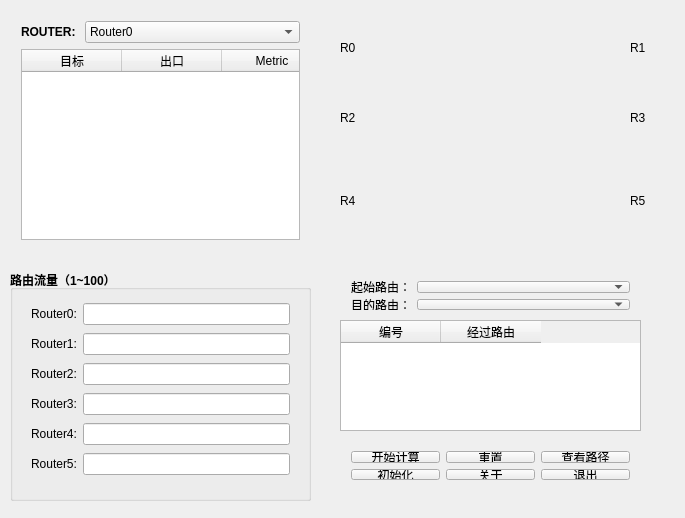
<?xml version="1.0" encoding="UTF-8"?>
<ui version="4.0">
 <class>Widget</class>
 <widget class="QWidget" name="Widget">
  <property name="geometry">
   <rect>
    <x>0</x>
    <y>0</y>
    <width>685</width>
    <height>518</height>
   </rect>
  </property>
  <property name="minimumSize">
   <size>
    <width>685</width>
    <height>518</height>
   </size>
  </property>
  <property name="maximumSize">
   <size>
    <width>685</width>
    <height>518</height>
   </size>
  </property>
  <property name="windowTitle">
   <string>基于流量分析的路由算法模拟</string>
  </property>
  <widget class="QLabel" name="label">
   <property name="geometry">
    <rect>
     <x>350</x>
     <y>20</y>
     <width>301</width>
     <height>211</height>
    </rect>
   </property>
   <property name="text">
    <string/>
   </property>
   <property name="textFormat">
    <enum>Qt::PlainText</enum>
   </property>
   <property name="pixmap">
    <pixmap resource="pic.qrc">:/new/prefix1/RouterGra.gif</pixmap>
   </property>
   <property name="scaledContents">
    <bool>false</bool>
   </property>
   <property name="alignment">
    <set>Qt::AlignCenter</set>
   </property>
  </widget>
  <widget class="QLabel" name="label_2">
   <property name="geometry">
    <rect>
     <x>340</x>
     <y>40</y>
     <width>21</width>
     <height>16</height>
    </rect>
   </property>
   <property name="text">
    <string>R0</string>
   </property>
  </widget>
  <widget class="QLabel" name="label_3">
   <property name="geometry">
    <rect>
     <x>630</x>
     <y>40</y>
     <width>21</width>
     <height>16</height>
    </rect>
   </property>
   <property name="text">
    <string>R1</string>
   </property>
  </widget>
  <widget class="QLabel" name="label_4">
   <property name="geometry">
    <rect>
     <x>340</x>
     <y>110</y>
     <width>16</width>
     <height>16</height>
    </rect>
   </property>
   <property name="text">
    <string>R2</string>
   </property>
  </widget>
  <widget class="QLabel" name="label_5">
   <property name="geometry">
    <rect>
     <x>630</x>
     <y>110</y>
     <width>16</width>
     <height>16</height>
    </rect>
   </property>
   <property name="text">
    <string>R3</string>
   </property>
  </widget>
  <widget class="QLabel" name="label_6">
   <property name="geometry">
    <rect>
     <x>340</x>
     <y>190</y>
     <width>21</width>
     <height>21</height>
    </rect>
   </property>
   <property name="text">
    <string>R4</string>
   </property>
  </widget>
  <widget class="QLabel" name="label_7">
   <property name="geometry">
    <rect>
     <x>630</x>
     <y>190</y>
     <width>21</width>
     <height>21</height>
    </rect>
   </property>
   <property name="text">
    <string>R5</string>
   </property>
  </widget>
  <widget class="QWidget" name="layoutWidget">
   <property name="geometry">
    <rect>
     <x>10</x>
     <y>10</y>
     <width>301</width>
     <height>241</height>
    </rect>
   </property>
   <layout class="QGridLayout" name="gridLayout">
    <item row="0" column="0">
     <widget class="QLabel" name="label_8">
      <property name="sizePolicy">
       <sizepolicy hsizetype="Fixed" vsizetype="Preferred">
        <horstretch>0</horstretch>
        <verstretch>0</verstretch>
       </sizepolicy>
      </property>
      <property name="font">
       <font>
        <family>Arial</family>
        <weight>75</weight>
        <bold>true</bold>
       </font>
      </property>
      <property name="text">
       <string>ROUTER: </string>
      </property>
     </widget>
    </item>
    <item row="0" column="1">
     <widget class="QComboBox" name="comboBox">
      <item>
       <property name="text">
        <string>Router0</string>
       </property>
      </item>
      <item>
       <property name="text">
        <string>Router1</string>
       </property>
      </item>
      <item>
       <property name="text">
        <string>Router2</string>
       </property>
      </item>
      <item>
       <property name="text">
        <string>Router3</string>
       </property>
      </item>
      <item>
       <property name="text">
        <string>Router4</string>
       </property>
      </item>
      <item>
       <property name="text">
        <string>Router5</string>
       </property>
      </item>
     </widget>
    </item>
    <item row="5" column="0" colspan="2">
     <widget class="QTableWidget" name="tableWidget">
      <property name="horizontalScrollBarPolicy">
       <enum>Qt::ScrollBarAlwaysOff</enum>
      </property>
      <attribute name="horizontalHeaderDefaultSectionSize">
       <number>100</number>
      </attribute>
      <column>
       <property name="text">
        <string notr="true">目标</string>
       </property>
       <property name="font">
        <font>
         <kerning>false</kerning>
        </font>
       </property>
       <property name="textAlignment">
        <set>AlignHCenter|AlignVCenter|AlignCenter</set>
       </property>
      </column>
      <column>
       <property name="text">
        <string>出口</string>
       </property>
      </column>
      <column>
       <property name="text">
        <string>Metric</string>
       </property>
      </column>
     </widget>
    </item>
   </layout>
  </widget>
  <widget class="QGroupBox" name="groupBox">
   <property name="geometry">
    <rect>
     <x>10</x>
     <y>270</y>
     <width>301</width>
     <height>231</height>
    </rect>
   </property>
   <property name="font">
    <font>
     <family>Arial</family>
     <weight>75</weight>
     <bold>true</bold>
    </font>
   </property>
   <property name="title">
    <string>路由流量（1~100）</string>
   </property>
   <widget class="QWidget" name="layoutWidget">
    <property name="geometry">
     <rect>
      <x>10</x>
      <y>20</y>
      <width>281</width>
      <height>201</height>
     </rect>
    </property>
    <layout class="QGridLayout" name="gridLayout_2">
     <item row="0" column="0">
      <widget class="QLabel" name="label_9">
       <property name="sizePolicy">
        <sizepolicy hsizetype="Fixed" vsizetype="Preferred">
         <horstretch>0</horstretch>
         <verstretch>0</verstretch>
        </sizepolicy>
       </property>
       <property name="font">
        <font>
         <weight>50</weight>
         <bold>false</bold>
        </font>
       </property>
       <property name="text">
        <string>Router0:</string>
       </property>
      </widget>
     </item>
     <item row="0" column="1">
      <widget class="QLineEdit" name="lineEdit"/>
     </item>
     <item row="1" column="0">
      <widget class="QLabel" name="label_10">
       <property name="sizePolicy">
        <sizepolicy hsizetype="Fixed" vsizetype="Preferred">
         <horstretch>0</horstretch>
         <verstretch>0</verstretch>
        </sizepolicy>
       </property>
       <property name="font">
        <font>
         <weight>50</weight>
         <bold>false</bold>
        </font>
       </property>
       <property name="text">
        <string>Router1:</string>
       </property>
      </widget>
     </item>
     <item row="1" column="1">
      <widget class="QLineEdit" name="lineEdit_2"/>
     </item>
     <item row="2" column="0">
      <widget class="QLabel" name="label_11">
       <property name="sizePolicy">
        <sizepolicy hsizetype="Fixed" vsizetype="Preferred">
         <horstretch>0</horstretch>
         <verstretch>0</verstretch>
        </sizepolicy>
       </property>
       <property name="font">
        <font>
         <weight>50</weight>
         <bold>false</bold>
        </font>
       </property>
       <property name="text">
        <string>Router2:</string>
       </property>
      </widget>
     </item>
     <item row="2" column="1">
      <widget class="QLineEdit" name="lineEdit_3"/>
     </item>
     <item row="3" column="0">
      <widget class="QLabel" name="label_12">
       <property name="sizePolicy">
        <sizepolicy hsizetype="Fixed" vsizetype="Preferred">
         <horstretch>0</horstretch>
         <verstretch>0</verstretch>
        </sizepolicy>
       </property>
       <property name="font">
        <font>
         <weight>50</weight>
         <bold>false</bold>
        </font>
       </property>
       <property name="text">
        <string>Router3:</string>
       </property>
      </widget>
     </item>
     <item row="3" column="1">
      <widget class="QLineEdit" name="lineEdit_4"/>
     </item>
     <item row="4" column="0">
      <widget class="QLabel" name="label_13">
       <property name="sizePolicy">
        <sizepolicy hsizetype="Fixed" vsizetype="Preferred">
         <horstretch>0</horstretch>
         <verstretch>0</verstretch>
        </sizepolicy>
       </property>
       <property name="font">
        <font>
         <weight>50</weight>
         <bold>false</bold>
        </font>
       </property>
       <property name="text">
        <string>Router4:</string>
       </property>
      </widget>
     </item>
     <item row="4" column="1">
      <widget class="QLineEdit" name="lineEdit_5"/>
     </item>
     <item row="5" column="0">
      <widget class="QLabel" name="label_14">
       <property name="sizePolicy">
        <sizepolicy hsizetype="Fixed" vsizetype="Preferred">
         <horstretch>0</horstretch>
         <verstretch>0</verstretch>
        </sizepolicy>
       </property>
       <property name="font">
        <font>
         <weight>50</weight>
         <bold>false</bold>
        </font>
       </property>
       <property name="text">
        <string>Router5:</string>
       </property>
      </widget>
     </item>
     <item row="5" column="1">
      <widget class="QLineEdit" name="lineEdit_6"/>
     </item>
    </layout>
   </widget>
  </widget>
  <widget class="QTableWidget" name="tableWidget_2">
   <property name="geometry">
    <rect>
     <x>340</x>
     <y>320</y>
     <width>301</width>
     <height>111</height>
    </rect>
   </property>
   <column>
    <property name="text">
     <string>编号</string>
    </property>
   </column>
   <column>
    <property name="text">
     <string>经过路由</string>
    </property>
   </column>
  </widget>
  <widget class="QWidget" name="">
   <property name="geometry">
    <rect>
     <x>340</x>
     <y>440</y>
     <width>301</width>
     <height>51</height>
    </rect>
   </property>
   <layout class="QGridLayout" name="gridLayout_3">
    <item row="0" column="0">
     <widget class="QPushButton" name="pushButton_2">
      <property name="text">
       <string>开始计算</string>
      </property>
     </widget>
    </item>
    <item row="0" column="1">
     <widget class="QPushButton" name="pushButton_6">
      <property name="text">
       <string>重置</string>
      </property>
     </widget>
    </item>
    <item row="0" column="2">
     <widget class="QPushButton" name="pushButton_3">
      <property name="text">
       <string>查看路径</string>
      </property>
     </widget>
    </item>
    <item row="1" column="0">
     <widget class="QPushButton" name="pushButton_4">
      <property name="text">
       <string>初始化</string>
      </property>
     </widget>
    </item>
    <item row="1" column="1">
     <widget class="QPushButton" name="pushButton_5">
      <property name="text">
       <string>关于</string>
      </property>
     </widget>
    </item>
    <item row="1" column="2">
     <widget class="QPushButton" name="pushButton">
      <property name="text">
       <string>退出</string>
      </property>
     </widget>
    </item>
   </layout>
  </widget>
  <widget class="QWidget" name="">
   <property name="geometry">
    <rect>
     <x>340</x>
     <y>270</y>
     <width>301</width>
     <height>51</height>
    </rect>
   </property>
   <layout class="QGridLayout" name="gridLayout_4">
    <item row="0" column="0">
     <widget class="QLabel" name="label_16">
      <property name="text">
       <string>起始路由：</string>
      </property>
      <property name="alignment">
       <set>Qt::AlignCenter</set>
      </property>
     </widget>
    </item>
    <item row="0" column="1">
     <widget class="QComboBox" name="comboBox_2"/>
    </item>
    <item row="1" column="0">
     <widget class="QLabel" name="label_15">
      <property name="sizePolicy">
       <sizepolicy hsizetype="Fixed" vsizetype="Preferred">
        <horstretch>0</horstretch>
        <verstretch>0</verstretch>
       </sizepolicy>
      </property>
      <property name="text">
       <string>目的路由：</string>
      </property>
      <property name="alignment">
       <set>Qt::AlignCenter</set>
      </property>
     </widget>
    </item>
    <item row="1" column="1">
     <widget class="QComboBox" name="comboBox_3"/>
    </item>
   </layout>
  </widget>
  <zorder>layoutWidget</zorder>
  <zorder>label</zorder>
  <zorder>label_2</zorder>
  <zorder>label_3</zorder>
  <zorder>label_4</zorder>
  <zorder>label_5</zorder>
  <zorder>label_6</zorder>
  <zorder>label_7</zorder>
  <zorder>groupBox</zorder>
  <zorder>pushButton</zorder>
  <zorder>pushButton_2</zorder>
  <zorder>pushButton_3</zorder>
  <zorder>pushButton_4</zorder>
  <zorder>pushButton_5</zorder>
  <zorder>pushButton_6</zorder>
  <zorder>label_15</zorder>
  <zorder>label_16</zorder>
  <zorder>comboBox_2</zorder>
  <zorder>comboBox_3</zorder>
  <zorder>tableWidget_2</zorder>
 </widget>
 <layoutdefault spacing="6" margin="11"/>
 <resources>
  <include location="pic.qrc"/>
 </resources>
 <connections/>
</ui>
